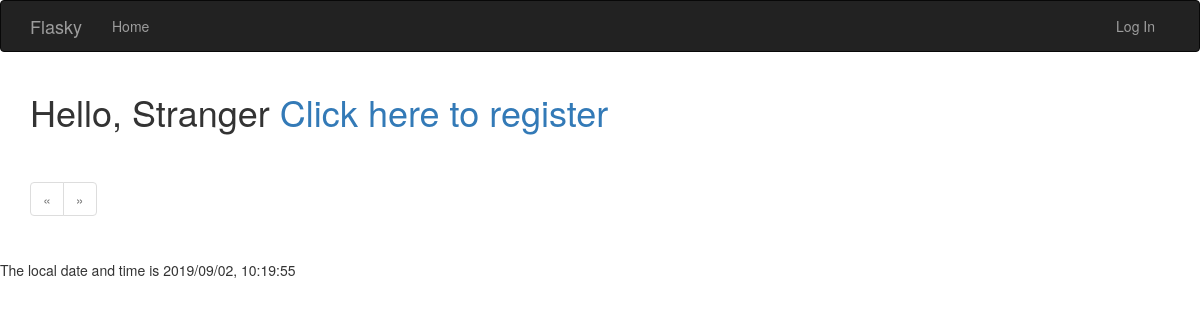
Before: / with the older database file.
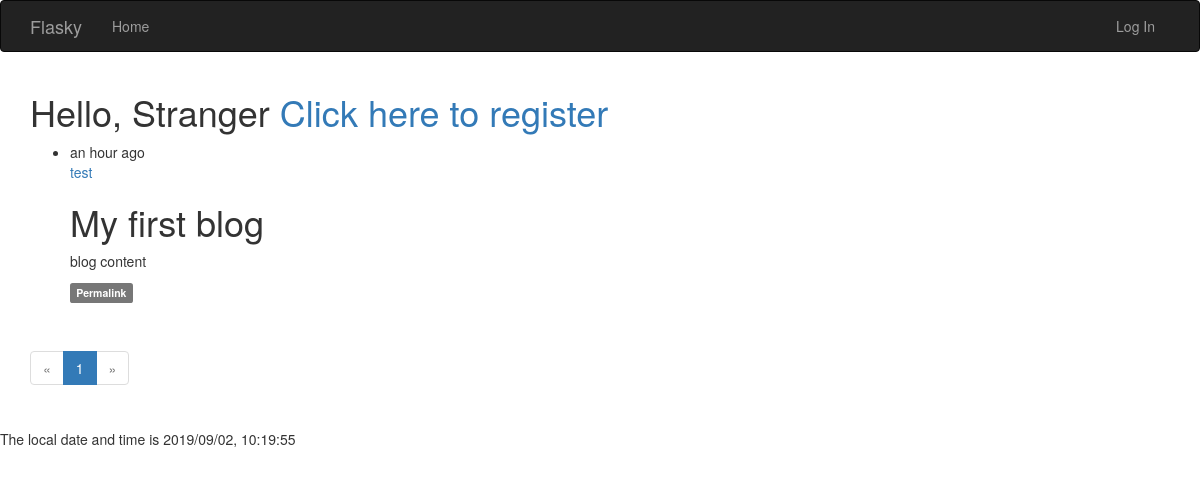
After: the same page with the newer database file.
### app/models.py (models this page shows, shortened)
class Post(db.Model):
    __tablename__ = 'posts'
    id = db.Column(db.Integer, primary_key=True)
    body = db.Column(db.Text())
    body_html = db.Column(db.Text())
    timestamp = db.Column(db.DateTime(), default=datetime.utcnow)
    author_id = db.Column(db.Integer, db.ForeignKey('users.id'))

class User(UserMixin, db.Model):
    __tablename__ = 'users'
    id = db.Column(db.Integer, primary_key=True)
    username = db.Column(db.String(65), unique=True, index=True)
    email = db.Column(db.String(65), unique=True, index=True)
    password_hash = db.Column(db.String(128))
    confirmed = db.Column(db.Boolean, default=False)
    name = db.Column(db.String(65))
    location = db.Column(db.String(65))
    about_me = db.Column(db.Text())
    member_since = db.Column(db.DateTime(), default=datetime.utcnow)
    last_seen    = db.Column(db.DateTime(), default=datetime.utcnow)
    role_id = db.Column(db.Integer, db.ForeignKey('roles.id'))
    posts = db.relationship('Post', backref='author', lazy='dynamic')
    followed = db.relationship('Follow', foreign_keys=[Follow.follower_id], backref=db.backref('follower', lazy='joined'), lazy='dynamic', cascade='all, delete-orphan')
    followers = db.relationship('Follow', foreign_keys=[Follow.followed_id], backref=db.backref('followed', lazy='joined'), lazy='dynamic', cascade='all, delete-orphan')
    @property
    def password(self):
        raise AttributeError('password is not a reable attribute')

### app/main/views.py (the view)
@main.route('/', methods=['GET', 'POST'])
def index():
    form = PostForm()
    if current_user.can(Permission.WRITE_ARTICLES ) and form.validate_on_submit():
        post = Post(body=form.body.data, author_id=current_user.id)
        post.body_html = Post.markdown_to_html(post.body)
        db.session.add(post)
        return redirect(url_for('main.index'))
    page = request.args.get('page', 1, type=int)
    pagination = Post.query.order_by(Post.timestamp.desc()).paginate(page, per_page=10, error_out=False)
    posts = pagination.items
    return render_template('index.html', form=form, posts=posts, pagination=pagination)

### app/auth/views.py (called while the page is built)
@auth.before_app_request
def before_request():
    if current_user.is_authenticated:
        current_user.ping()
        if not current_user.confirmed \
        and request.endpoint[:5] != 'auth.' \
        and request.endpoint != 'static' :
            return redirect(url_for('auth.unconfirmed'))

### app/main/__init__.py (called while the page is built)
@main.app_context_processor
def inject_permissions():
    return dict(Permission=Permission)

### app/models.py (called while the page is built)
    def can(self, permissions):
        return False

    def is_administrator(self):
        return False

### app/templates/index.html (shortened to what this page needs)
{% extends 'base.html' %}
{% import "bootstrap/wtf.html" as wtf %}
{% import "_macros.html" as macros %}
{% block page_content %}
<div class="page-head">
	<h1>Hello,
	{% if current_user.is_authenticated %}
	{{ current_user.username }}
	{% else %}
	Stranger
	<a href="{{ url_for('auth.register') }}">Click here to register</a>
	{% endif %}
	</h1>
</div>
{% include '_posts.html' %}
{% if pagination %}
<div class="pagination">
{{ macros.pagination_widget(pagination, '.index') }}
</div>
{% endif %}
{% endblock %}
{% block scripts %}
{{ super() }}
{% endblock %}

### app/templates/_posts.html (shortened to what this page needs)
<ul class="posts">
	{% for post in posts %}
	<li class="post">
		<div class="post-content">
			<div class="post-date">
				{{ moment(post.timestamp).fromNow() }}
			</div>
			<div class="post-author">
				<a href="{{ url_for('.user', username=post.author.username) }}"> {{ post.author.username }} </a>
			</div>
			<div class="post-body">
				{%if post.body_html %}
				{{ post.body_html | safe }}
				{% else %}
				{{ post.body }}
				{% endif %}
			</div>
			<div class="post-footer">
				<a href="{{ url_for('.post', id=post.id) }}">
					<span class="label label-default">Permalink</span>
				</a>
			</div>
		</div>
	</li>
	{% endfor %}
</ul>

Changed rows visible on the page:
added Post: timestamp "an hour ago", author.username "test", body_html "My first blog blog content"
Other visible differences:
new list line: "1"
